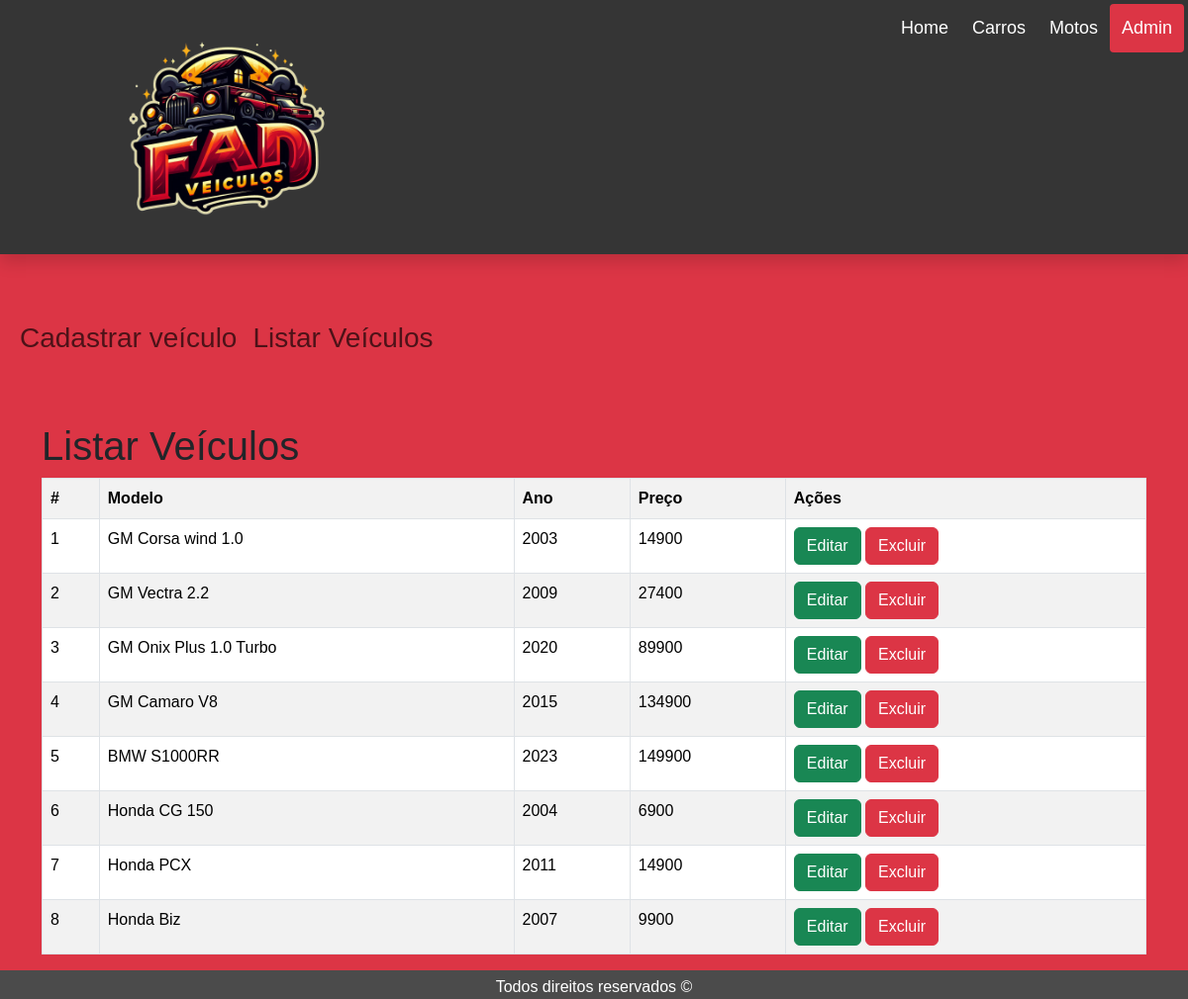
/admin.php?page=listar, run on the app's committed database.
### tables this page shows
CREATE TABLE IF NOT EXISTS `carros` (
  `idCar` int NOT NULL AUTO_INCREMENT,
  `tipo` varchar(5) NOT NULL,
  `modelo` varchar(200) NOT NULL,
  `descricao` text NOT NULL,
  `ano` int NOT NULL,
  `cor` varchar(30) NOT NULL,
  `preco` double NOT NULL,
  `imagem1` varchar(220) DEFAULT NULL,
  `imagem2` varchar(220) DEFAULT NULL,
  `imagem3` varchar(220) DEFAULT NULL,
  PRIMARY KEY (`idCar`)
);

### controller/PessoaController.php (called while the page is built, shortened)
<?php
class PessoaController
{
    public static function listarUsuarios()
    {
        include 'model/PessoaModel.php';
        $model = new PessoaModel();
        return $model->listarUsuarios();
    }
}

### model/PessoaModel.php (called while the page is built, shortened)
<?php
class PessoaModel
{
    public function listarUsuarios()
    {
        include 'DAO/PessoaDAO.php';
        $dao = new PessoaDAO();
        return $dao->listarUsuarios();
    }
}

### DAO/PessoaDAO.php (called while the page is built, shortened)
<?php
class PessoaDAO
{
    private $conn;
    public function fazConexao()
    {
       try {
            $dsn = "mysql:host=localhost:3306;dbname=fad_veiculos";
            $this->conn = new PDO($dsn, 'root', '');
        }
        catch (PDOException $e) {
            echo "Erro na conexão: " . $e->getMessage();
        }
    }
    public function listarUsuarios()
    {
        $sql= "SELECT * FROM carros ORDER BY tipo";
        return $this->conn->query($sql);
    }
}

### view/listarusuarios.php (the view)
<h1>Listar Veículos</h1>
<?php
    include("controller/PessoaController.php");
    $res = PessoaController::listarUsuarios();
    $qtd = $res->rowCount();
    if($qtd>0){
        print"<table class='table table-hover table-striped table-bordered'>";
        print "<tr>";
        print "<th>#</th>";
        print "<th>Modelo</th>";
        print "<th>Ano</th>";
        print "<th>Preço</th>";
        print "<th>Ações</th>";
        print"</tr>";
        while ($row = $res->fetch(PDO::FETCH_OBJ)) {
            print "<tr>";
            print "<td>".$row->idCar."</td>";
            print "<td>".$row->modelo."</td>";
            print "<td>".$row->ano."</td>";
            print "<td>".$row->preco."</td>";
            print "<td>
                        <button onclick=\"location.href='?page=alterar&id=".$row->idCar."';\" class='btn btn-success'>Editar</button>
                        <button onclick=\"if(confirm('Tem certeza que deseeja excluir?')){location.href='?page=excluir&id=".$row->idCar."';}else{false;}\"class='btn btn-danger'>Excluir</button>
                    </td>";
            print"</tr>";
        }
        print"</table>";
    }
    else{
        echo "<p class='alert alert-danger'>Nenhum registro encontrado!</p>";
    }
?>

### estilo.css (style rules this page uses)
* { box-sizing: border-box }
body { font-family: Arial, Helvetica, Verdana, sans-serif; margin:0 }

### data on the page
carros: idCar "1", modelo "GM Corsa wind 1.0", ano "2003", preco "14900"
carros: idCar "2", modelo "GM Vectra 2.2", ano "2009", preco "27400"
carros: idCar "3", modelo "GM Onix Plus 1.0 Turbo", ano "2020", preco "89900"
carros: idCar "4", modelo "GM Camaro V8", ano "2015", preco "134900"
carros: idCar "5", modelo "BMW S1000RR", ano "2023", preco "149900"
carros: idCar "6", modelo "Honda CG 150", ano "2004", preco "6900"
carros: idCar "7", modelo "Honda PCX", ano "2011", preco "14900"
carros: idCar "8", modelo "Honda Biz", ano "2007", preco "9900"
